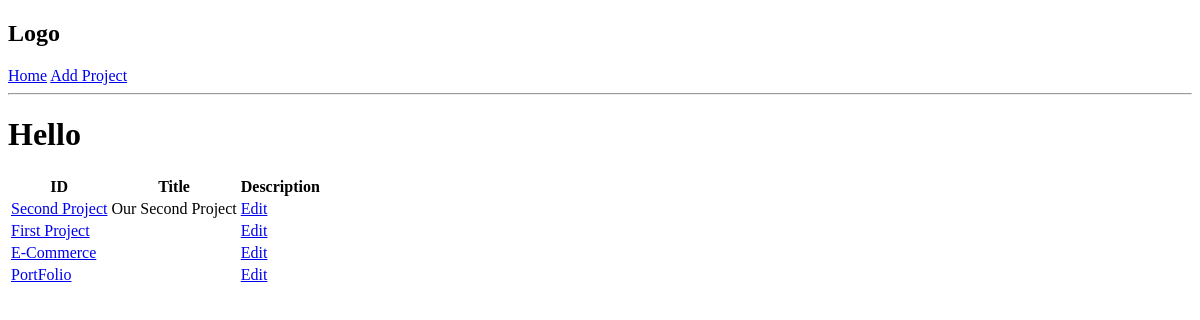
Before: / with the older database file.
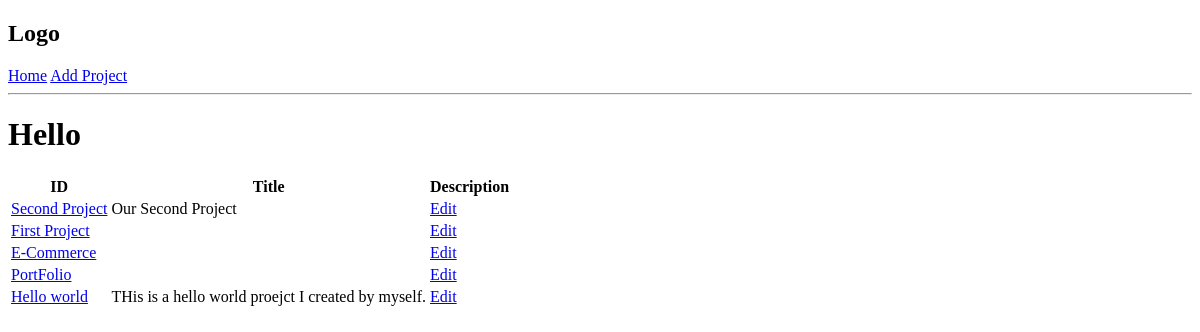
After: the same page with the newer database file.
### projects/models.py (models this page shows, shortened)
class Project(models.Model):
    id = models.UUIDField(default=uuid.uuid4,unique=True,primary_key=True,editable=False)
    title = models.CharField(max_length=200)
    description = models.TextField(null=True,blank=True)
    demo_link = models.CharField(max_length=1000,null=True,blank=True)
    source_link = models.CharField(max_length=1000,null=True,blank=True)
    vote_total = models.IntegerField(default=0)
    vote_ratio = models.IntegerField(default=0)
    created = models.DateTimeField(auto_now_add=True)
    tags = models.ManyToManyField('Tag',blank=True)

### projects/views.py (the view)
# urls.py: path("", include('projects.urls'))
def projects(request):
    projects = Project.objects.all()
    context= {"projects":projects}
    return render(request, 'projects/projects.html',context)

### projects/templates/projects/projects.html
{% extends 'main.html' %} {% block content %}
<h1>Hello</h1>
<table>
  <thead>
    <tr>
      <th>ID</th>
      <th>Title</th>
      <th>Description</th>
    </tr>
  </thead>
  <tbody>
    {% for project in projects %}
    <tr>
      <td><a href="{% url 'project' project.id %}"</a>{{ project.title }}</td>
      <td>{{ project.description }}</td>
      <td><a href="{% url 'update-project' project.id %}">Edit</a></td>
    </tr>
    {% endfor %}
  </tbody>
</table>
{% endblock content %}

### templates/main.html (shortened to what this page needs)
<!DOCTYPE html>
<html>
  <head>
  </head>
  <body>
    {% include 'navbar.html' %} {% block content %} {% endblock content %}
  </body>
</html>

### templates/navbar.html
<h2>Logo</h2>
<a href="/">Home</a>
<a href="{% url 'create-project' %}">Add Project</a>
<hr />

Changed rows visible on the page:
added Project: title "Hello world", description "THis is a hello world proejct I created by myself."
